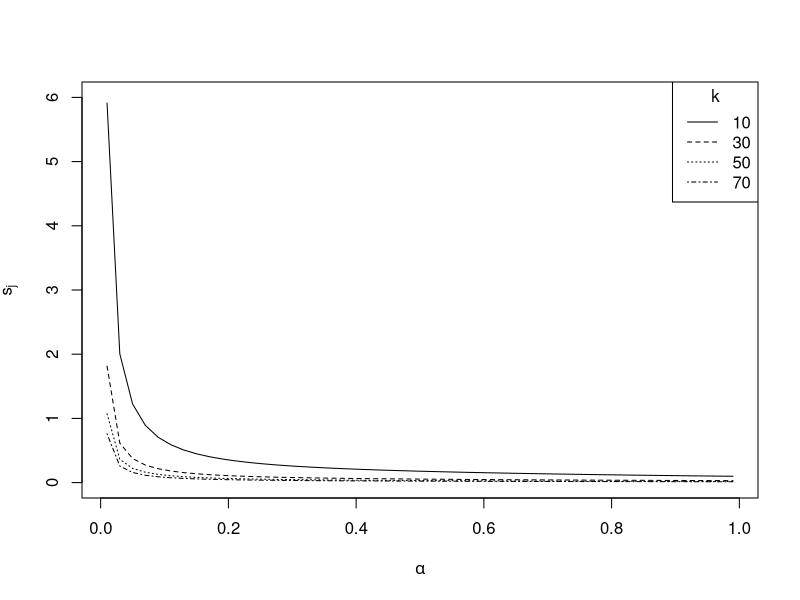
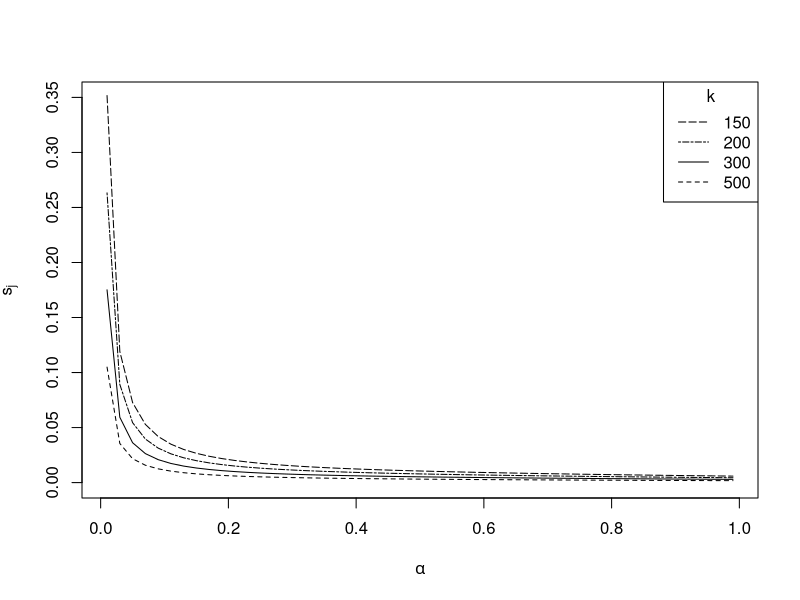

Source code (R) for these figures, in order:


"M1.fun"<-function(mu,Alpha,Gamma,b,Rho)
{
mueta<-  ((1+Alpha)/((Gamma+b*mu^{-Rho}))^{Alpha+2})*
    rbind(c(0,0,0),c(0,0,-log(mu)*mu^{-Rho}),
          c(0,-mu^{-Rho}*log(mu),b*mu^{-Rho}*(log(mu))^2))
  return(mueta)
}

"M2.fun"<-function(mu,Alpha,Gamma,b,Rho)
{
  mueta<-  ((1+Alpha)/((Gamma+b*mu^{-Rho}))^{Alpha+2})*
    rbind(c(1,mu^{-Rho},b*mu^{-Rho}*log(mu)),
          c(mu^{-Rho},mu^{-2*Rho},-b*mu^{-2*Rho}*log(mu)),
          c(-b*mu^{-Rho}*log(mu),-b*mu^{-2*Rho}*log(mu),
            b^2*mu^{-2*Rho}*(log(mu))^2))
  return(mueta)
}


"Phy0"<-function(mu,Alpha,b,Rho,k,i,Theta)
{
  Vec<-((Alpha^4+2*Alpha^3+2*Alpha^2+1)/(1+Alpha)^3)*
    M2.fun(mu=i/(k+1),Alpha=Alpha,
           Gamma=Gamma,b=b,Rho=Rho)-
    ((Alpha^2*Theta)/(1+Alpha)^2)*
    M1.fun(mu=i/(k+1),Alpha=Alpha,
           Gamma=Gamma,b=b,Rho=Rho)
  return(Vec)
}

"JAlpha"<-function(Alpha,Gamma,Rho,b,mu,est=c("gamma","b","Rho"))
{
  if(est=="gamma")
  {Ja<-(1+Alpha)/((Gamma+b*mu^{-Rho}))^{Alpha+2}
  }else if(est=="b"){
  Ja<-((1+Alpha)*mu^{-Rho})/((Gamma+b*mu^{-Rho}))^{Alpha+2} 
  }else{
  Ja<-((1+Alpha)*b*mu^{-Rho}*log(mu))/((Gamma+b*mu^{-Rho}))^{Alpha+2} 
  }
}

"Theta.fun"<-function(Gamma,Rho,b,i,k)Gamma+b*(i/(k+1))^{-Rho}




"Sensitivity"<-function(Alpha,b,Rho,k,i0,
                        est=c("gamma","b","rho"))
{
  Theta<-Theta.fun(Gamma,Rho,b,i0,k)
  Phy0Inv<-1/mean(
    sapply(1:(k-1),function(i)
      Phy0(mu=i/(k+1),Alpha,b,Rho,k,i=i,Theta)))
  
  Ja_123<-sapply(i0,function(i)
    JAlpha(Alpha=Alpha,Gamma=Gamma,
           Rho=Rho,b=b,mu=i/(k+1),est=est))
  Coeff<-(Theta*(Alpha^2+(1+Alpha)^2*exp(-(1+Alpha)))/
            ((Alpha*(1+Alpha)^2)*(k-1)))
  
  Sens<-Coeff*sqrt(t(Ja_123)%*%Phy0Inv%*%Ja_123)
  return(Sens)
}

"k"=c(10,30,50,70,150,200,300,500);
"Alpha"=seq(0.01,1,by=0.02);"b"=1.2;
"Rho"=-0.5; "est"="gamma";"Gamma"=0.5

SEN1<-sapply(Alpha,function(alpha)
 sapply(k,function(t0)
    Sensitivity(Alpha=alpha,b,Rho,k=t0,
                i0=t0/2,est="gamma"))
)

#SEN1<-SEN1[,-1]

plot(y=SEN1[1,],x=Alpha,
     xlab=expression(alpha),
     ylab=expression(s[j]),type="l",
     ylim=c(0,6))
#Ind<-c(2,4,8)
lapply(2:4,
       function(i)lines(x=Alpha,
                        y=SEN1[i,],
                        lty=i))
legend("topright",lty=1:4,
       legend=k[1:4],
       title="k")


###################################
plot(y=SEN1[5,],x=Alpha,
     xlab=expression(alpha),
     ylab=expression(s[j]),type="l",
     lty=5,
     ylim=c(0,0.35))
#Ind<-c(2,4,8)
lapply(6:8,
       function(i)lines(x=Alpha,
                        y=SEN1[i,],
                        lty=i))
legend("topright",lty=5:8,
       legend=k[-c(1:4)],
       title="k")




